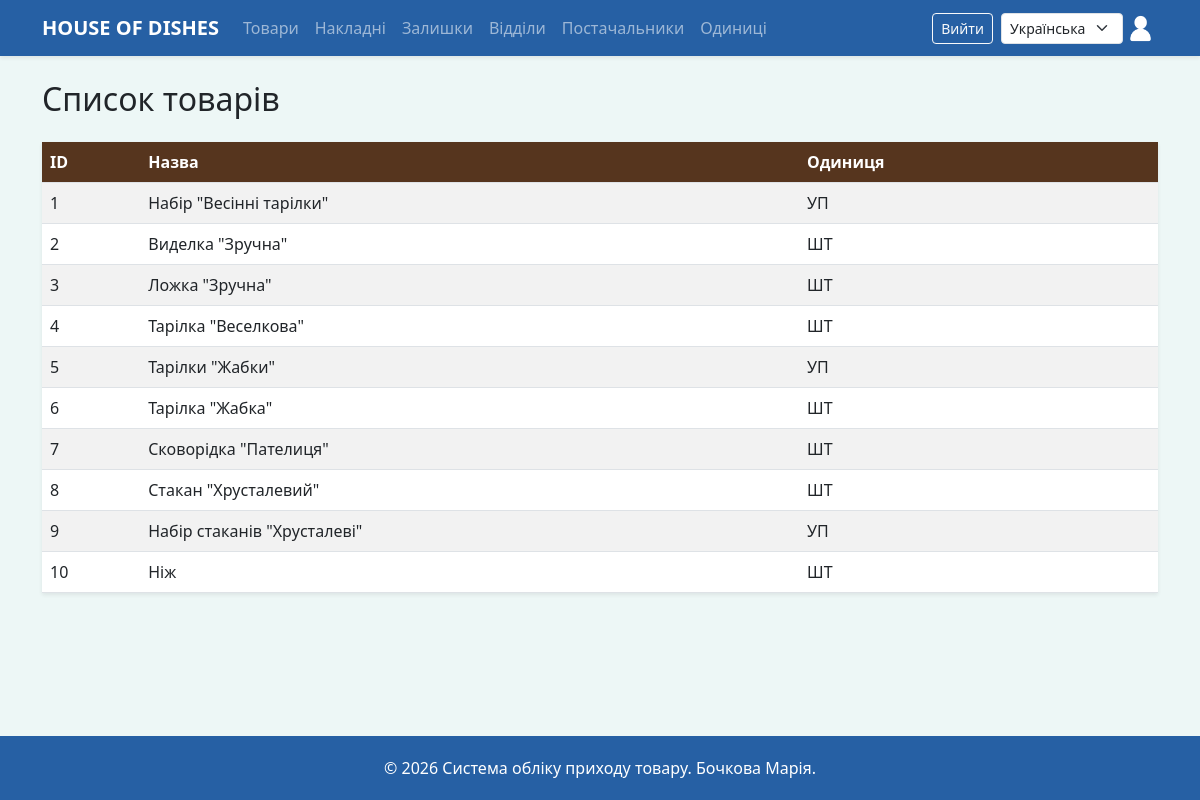
Screenshot of /goods/ (signed in) with the database file from the repository.
### inventory/models.py (models this page shows, shortened)
class Goods(models.Model):
    name = models.CharField(_("Назва товару"),max_length=255)
    unit = models.ForeignKey(Units, on_delete=models.CASCADE)

class Units(models.Model):
    name = models.CharField(_("Назва одиниці"),max_length=50)
    short_name = models.CharField(_("Скорочення"),max_length=10)

### inventory/views.py (the view)
# urls.py: path('goods/', views.goods_list, name='goods_list'),
@login_required
def goods_list(request):
    items = Goods.objects.all()  # Отримуємо всі товари з БД
    return render(request, 'inventory/goods_list.html', {'items': items})

### inventory/templates/inventory/goods_list.html (shortened to what this page needs)
{% extends 'base.html' %}
{% load i18n %}
{% block content %}
<h2 class="mb-4">{% trans "Список товарів" %}</h2>
<table class="table table-striped table-hover shadow-sm">
    <thead>
        <tr>
            <th style="background-color: #56351E; color: white;">ID</th>
            <th style="background-color: #56351E; color: white;">{% trans "Назва" %}</th>
            <th style="background-color: #56351E; color: white;">{% trans "Одиниця" %}</th>
            <th style="background-color: #56351E; color: white;">{% if perms.inventory.change_arrivaldetails %}{% trans "Дії" %}{% endif %}</th>
            <th style="background-color: #56351E; color: white;"></th>
        </tr>
    </thead>
    <tbody>
        {% for item in items %}
        <tr>
            <td>{{ item.id }}</td>
            <td>{{ item.name }}</td>
            <td>{{ item.unit.short_name }}</td>
            <td>
            </td>
            <td>
            </td>
        </tr>
        {% endfor %}
    </tbody>
</table>
{% endblock %}

### inventory/templates/base.html (shortened to what this page needs)
{% load static %}
{% load i18n %}
<!DOCTYPE html>
<html lang="uk" class="h-100">
<head>
    <link href="https://cdn.jsdelivr.net/npm/bootstrap@5.3.0/dist/css/bootstrap.min.css" rel="stylesheet">
</head>
<body class="d-flex flex-column h-100">
    <header>
        <nav class="navbar navbar-expand-lg navbar-dark shadow-sm" style="background-color: #2660a4;">
            <div class="container">
                <a class="navbar-brand" >HOUSE OF DISHES</a>
                <div class="collapse navbar-collapse" id="navbarNav">
                    <ul class="navbar-nav me-auto">
                        <li class="nav-item"><a class="nav-link" href="{% url 'goods_list' %}">{% trans "Товари" %}</a></li>
                        <li class="nav-item"><a class="nav-link" href="{% url 'invoice_list' %}">{% trans "Накладні" %}</a></li>
                        <li class="nav-item"><a class="nav-link" href="{% url 'stock_list' %}">{% trans "Залишки" %}</a></li>
                        <li class="nav-item"><a class="nav-link" href="{% url 'department_list' %}">{% trans "Відділи" %}</a></li>
                        <li class="nav-item"><a class="nav-link" href="{% url 'suppliers_list' %}">{% trans "Постачальники" %}</a></li>
                        <li class="nav-item"><a class="nav-link" href="{% url 'units_list' %}">{% trans "Одиниці" %}</a></li>
                    </ul>
                    <div class="ms-auto d-flex align-items-center">
                        {% if user.is_authenticated %}
                            <form action="{% url 'logout' %}" method="post" style="display:inline;">
                                <button type="submit" class="btn btn-outline-light btn-sm">{% trans "Вийти" %}</button>
                            </form>
                        {% else %}
                            <a href="{% url 'login' %}" class="btn btn-outline-light btn-sm me-2">{% trans "Увійти" %}</a>
                            <a href="{% url 'register' %}" class="btn btn-warning btn-sm">{% trans "Реєстрація" %}</a>
                        {% endif %}
                    </div>
                    <div class="d-flex align-items-center">
                        <form action="{% url 'set_language' %}" method="post" class="d-flex align-items-center ms-2">
    <select name="language" onchange="this.form.submit()" class="form-select form-select-sm" style="width: auto;">
        {% get_current_language as LANGUAGE_CODE %}
        {% get_available_languages as LANGUAGES %}
        {% get_language_info_list for LANGUAGES as languages %}
        {% for language in languages %}
            <option value="{{ language.code }}" {% if language.code == LANGUAGE_CODE %}selected{% endif %}>
                {{ language.name_local }}
            </option>
        {% endfor %}
    </select>
</form>
                        <a href="{% url 'profile' %}">
                            <img src="{% static 'images/icon.png' %}" alt="User" class="icon-recolor" style="height: 35px;">
                        </a>
                    </div>
                </div>
            </div>
        </nav>
    </header>
    <main class="flex-shrink-0">
        <div class="container mt-4">
            {% block content %}
            {% endblock %}
        </div>
    </main>
    <footer class="mt-auto text-center text-white">
        <div class="container">
            <p class="mb-0">&copy; {% trans "2026 Система обліку приходу товару. Бочкова Марія." %}</p>
        </div>
    </footer>
</body>
</html>

### inventory/templates/base.html (style rules this page uses)
body { background-color: #EDF7F6; }
.navbar-brand { font-weight: bold; }
footer { padding: 20px 0; background: #2660a4; }
.icon-recolor { filter: brightness(0) invert(1); transition: 0.3s; }

### rows the page displays
Goods: id "1", name "Набір \"Весінні тарілки\"", unit.short_name "УП"
Goods: id "2", name "Виделка \"Зручна\"", unit.short_name "ШТ"
Goods: id "3", name "Ложка \"Зручна\"", unit.short_name "ШТ"
Goods: id "4", name "Тарілка \"Веселкова\"", unit.short_name "ШТ"
Goods: id "5", name "Тарілки \"Жабки\"", unit.short_name "УП"
Goods: id "6", name "Тарілка \"Жабка\"", unit.short_name "ШТ"
Goods: id "7", name "Сковорідка \"Пателиця\"", unit.short_name "ШТ"
Goods: id "8", name "Стакан \"Хрусталевий\"", unit.short_name "ШТ"
Goods: id "9", name "Набір стаканів \"Хрусталеві\"", unit.short_name "УП"
Goods: id "10", name "Ніж", unit.short_name "ШТ"

### other values shown
form field language "Українська"
